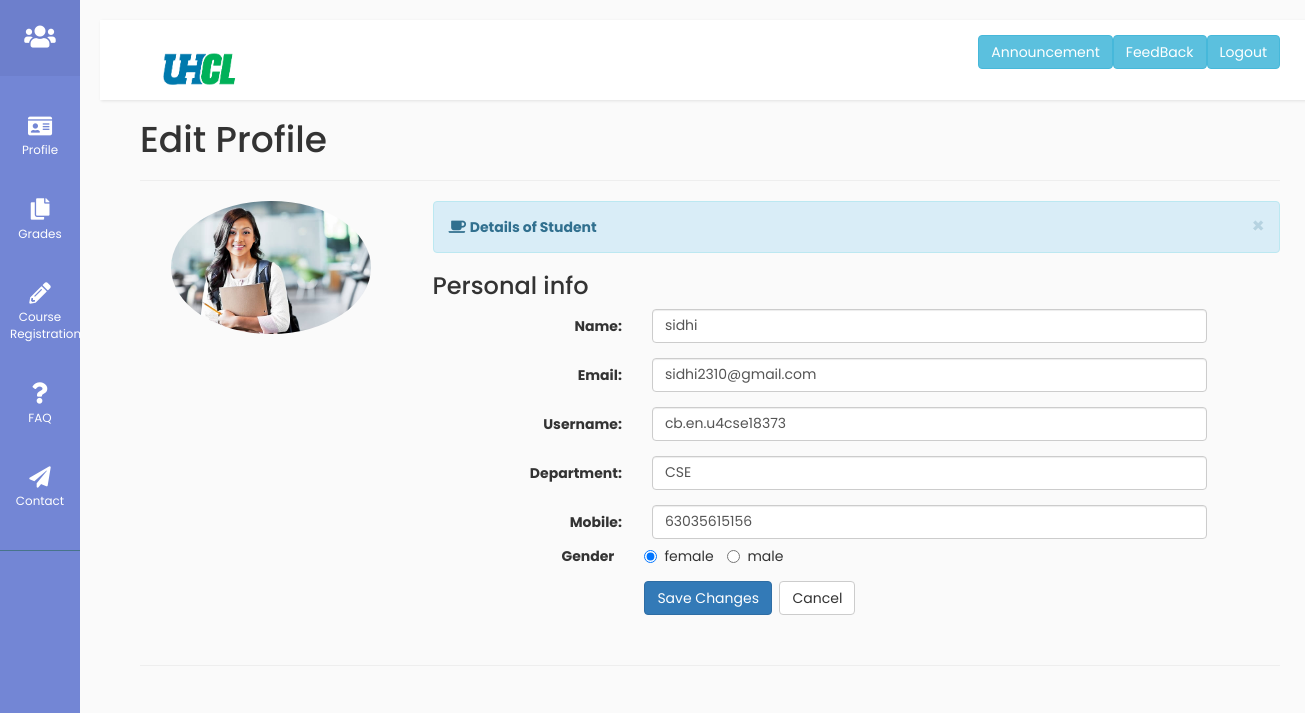
Before: /studmain/studprofile/ with the older database file.
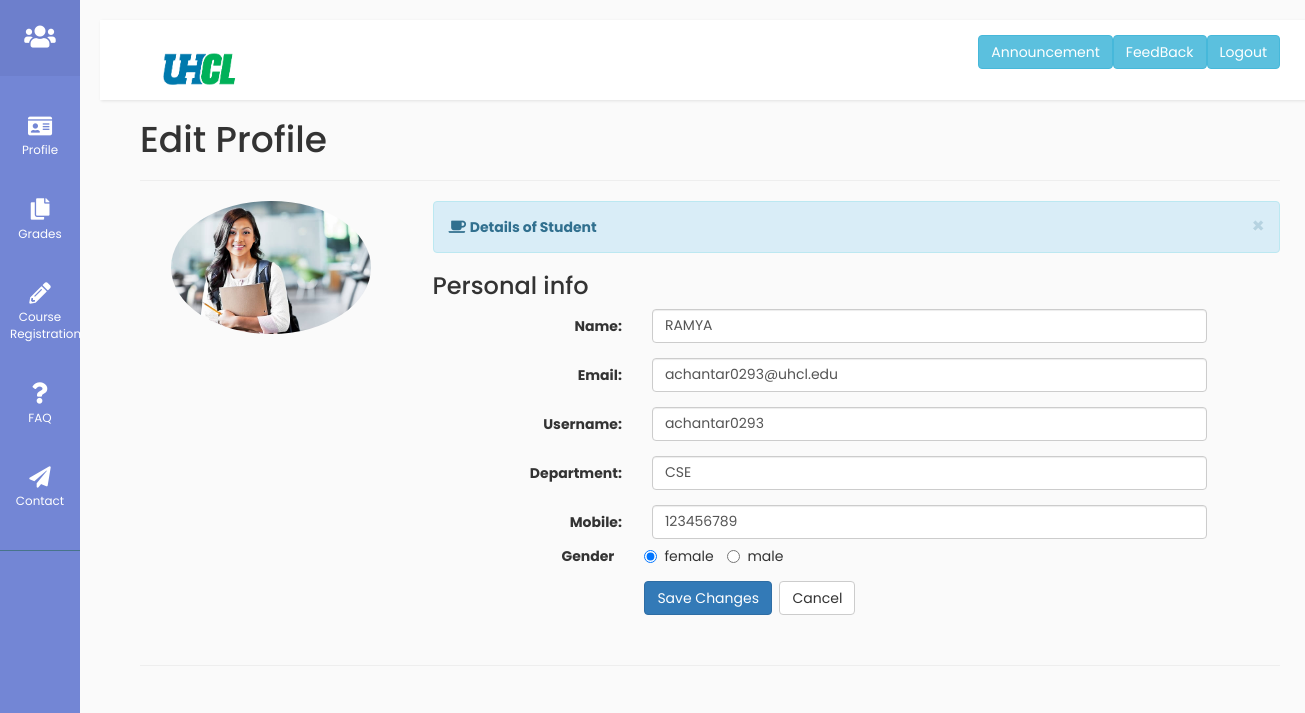
After: the same page with the newer database file.
### login/models.py (models this page shows, shortened)
class Student(models.Model):
    reg_no=models.CharField(max_length=100,primary_key = True)
    stud_pwd=models.CharField(max_length=100)
    stud_name=models.CharField(max_length=100)
    stud_email=models.CharField(max_length=100)
    stud_mobile=models.IntegerField()
    sem_No=models.CharField(max_length=100)
    year=models.IntegerField()
    cgpa=models.FloatField()

### studmain/views.py (the view)
# urls.py: path('studprofile/',views.studprofile,name='studprofile'),
def studprofile(request):
    studpro=Student.objects.all()[0]
    return render(request,'studmain/stud_profile.html',{'details':studpro})

### studmain/templates/studmain/stud_profile.html (shortened to what this page needs)
{% extends 'studmain/studbase.html' %}
{% load static %}
{% block content %}
    <div class="container">
    <h1>Edit Profile</h1>
    <hr>
  <div class="row">
      <div class="col-md-3">
        <div class="text-center">
          <img src="{% static 'student.jpg' %}" width="200px" class="avatar img-circle" alt="avatar">
        </div>
      </div>
      <div class="col-md-9 personal-info">
        <div class="alert alert-info alert-dismissable">
          <a class="panel-close close" data-dismiss="alert">×</a>
          <i class="fa fa-coffee"></i>
          <strong>Details of Student</strong>
        </div>
        <h3>Personal info</h3>
        <form class="form-horizontal" role="form">
          <div class="form-group">
            <label class="col-lg-3 control-label">Name:</label>
            <div class="col-lg-8">
              <input class="form-control" type="text" value={{details.stud_name}}>
            </div>
          </div>
          <div class="form-group">
            <label class="col-lg-3 control-label">Email:</label>
            <div class="col-lg-8">
              <input class="form-control" type="text" value={{details.stud_email}}>
            </div>
          </div>
          <div class="form-group">
            <label class="col-md-3 control-label">Username:</label>
            <div class="col-md-8">
              <input class="form-control" type="text" value={{details.reg_no}}>
            </div>
          </div>
          <div class="form-group">
            <label class="col-md-3 control-label">Department:</label>
            <div class="col-md-8">
              <input class="form-control" type="text" value='CSE'>
            </div>
          </div>
          <div class="form-group">
            <label class="col-lg-3 control-label">Mobile:</label>
            <div class="col-lg-8">
              <input class="form-control" type="text" value={{details.stud_mobile}}>
            </div>
            <div class="form-group" >
            <label class="col-lg-3 control-label" >Gender</label>
            <div class="col-lg-8" >
              <label class="radio-inline">
              <input  name="gender" type="radio" checked>female</label>
              <label class="radio-inline">
              <input  name="gender" type="radio" >male</label>
            </div>
          </div>
          <div class="form-group">
            <label class="col-md-3 control-label"></label>
            <div class="col-md-8">
              <input type="button" class="btn btn-primary" value="Save Changes">
              <input type="reset" class="btn btn-default" value="Cancel">
            </div>
          </div>
        </form>
      </div>
  </div>
</div>
<hr>
{% endblock %}

Changed rows visible on the page:
removed Student: stud_name "sidhi", stud_email "sidhi2310@gmail.com", reg_no "cb.en.u4cse18373", stud_mobile "63035615156"
added Student: stud_name "RAMYA", stud_email "achantar0293@uhcl.edu", reg_no "achantar0293", stud_mobile "123456789"
